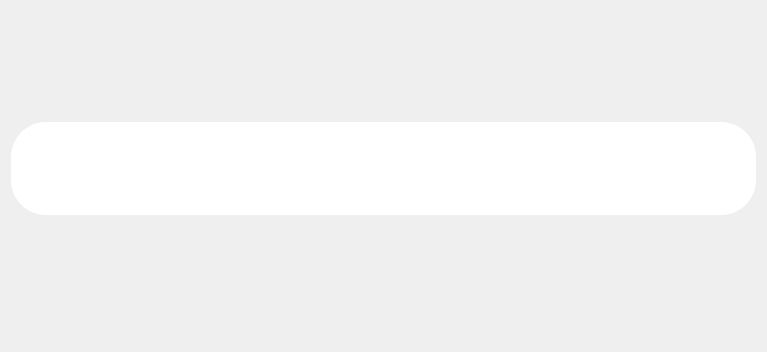
<?xml version="1.0" encoding="UTF-8"?>
<ui version="4.0">
 <class>MainWidget</class>
 <widget class="QWidget" name="MainWidget">
  <property name="geometry">
   <rect>
    <x>0</x>
    <y>0</y>
    <width>765</width>
    <height>350</height>
   </rect>
  </property>
  <property name="maximumSize">
   <size>
    <width>1000</width>
    <height>550</height>
   </size>
  </property>
  <property name="windowTitle">
   <string>Form</string>
  </property>
  <property name="styleSheet">
   <string notr="true">background-image: url(:/Resources/Background.png);</string>
  </property>
  <layout class="QGridLayout" name="gridLayout">
   <item row="0" column="0">
    <layout class="QGridLayout" name="MainGrid">
     <property name="spacing">
      <number>0</number>
     </property>
     <item row="1" column="0">
      <widget class="QLabel" name="Title">
       <property name="minimumSize">
        <size>
         <width>530</width>
         <height>111</height>
        </size>
       </property>
       <property name="font">
        <font>
         <family>標楷體</family>
         <pointsize>25</pointsize>
        </font>
       </property>
       <property name="styleSheet">
        <string notr="true">background: no-repeat center center;</string>
       </property>
       <property name="text">
        <string/>
       </property>
       <property name="pixmap">
        <pixmap resource="Resources/background.qrc">:/Resources/Title.png</pixmap>
       </property>
       <property name="scaledContents">
        <bool>false</bool>
       </property>
       <property name="alignment">
        <set>Qt::AlignCenter</set>
       </property>
      </widget>
     </item>
     <item row="2" column="0">
      <widget class="QLineEdit" name="lineEdit">
       <property name="minimumSize">
        <size>
         <width>745</width>
         <height>93</height>
        </size>
       </property>
       <property name="font">
        <font>
         <family>標楷體</family>
         <pointsize>45</pointsize>
        </font>
       </property>
       <property name="styleSheet">
        <string notr="true">background: no-repeat center center;
background-image: url(:/Resources/RoomNumber.png);
border-radius: 35px;</string>
       </property>
       <property name="text">
        <string/>
       </property>
       <property name="alignment">
        <set>Qt::AlignRight|Qt::AlignTrailing|Qt::AlignVCenter</set>
       </property>
      </widget>
     </item>
     <item row="3" column="0">
      <widget class="QPushButton" name="JoinRoom_Button">
       <property name="minimumSize">
        <size>
         <width>377</width>
         <height>76</height>
        </size>
       </property>
       <property name="font">
        <font>
         <family>標楷體</family>
         <pointsize>12</pointsize>
        </font>
       </property>
       <property name="styleSheet">
        <string notr="true">background: no-repeat center center;
background-image: url(:/Resources/JoinRoom.png);
border-radius: 20px;</string>
       </property>
       <property name="text">
        <string/>
       </property>
       <property name="autoRepeat">
        <bool>false</bool>
       </property>
      </widget>
     </item>
     <item row="4" column="0">
      <widget class="QLabel" name="Info_label">
       <property name="minimumSize">
        <size>
         <width>588</width>
         <height>50</height>
        </size>
       </property>
       <property name="styleSheet">
        <string notr="true">background: no-repeat bottom left;</string>
       </property>
       <property name="text">
        <string/>
       </property>
       <property name="pixmap">
        <pixmap resource="Resources/background.qrc">:/Resources/Info.png</pixmap>
       </property>
       <property name="scaledContents">
        <bool>false</bool>
       </property>
      </widget>
     </item>
    </layout>
   </item>
  </layout>
 </widget>
 <resources>
  <include location="Resources/background.qrc"/>
  <include location="Resources/background.qrc"/>
 </resources>
 <connections/>
</ui>
